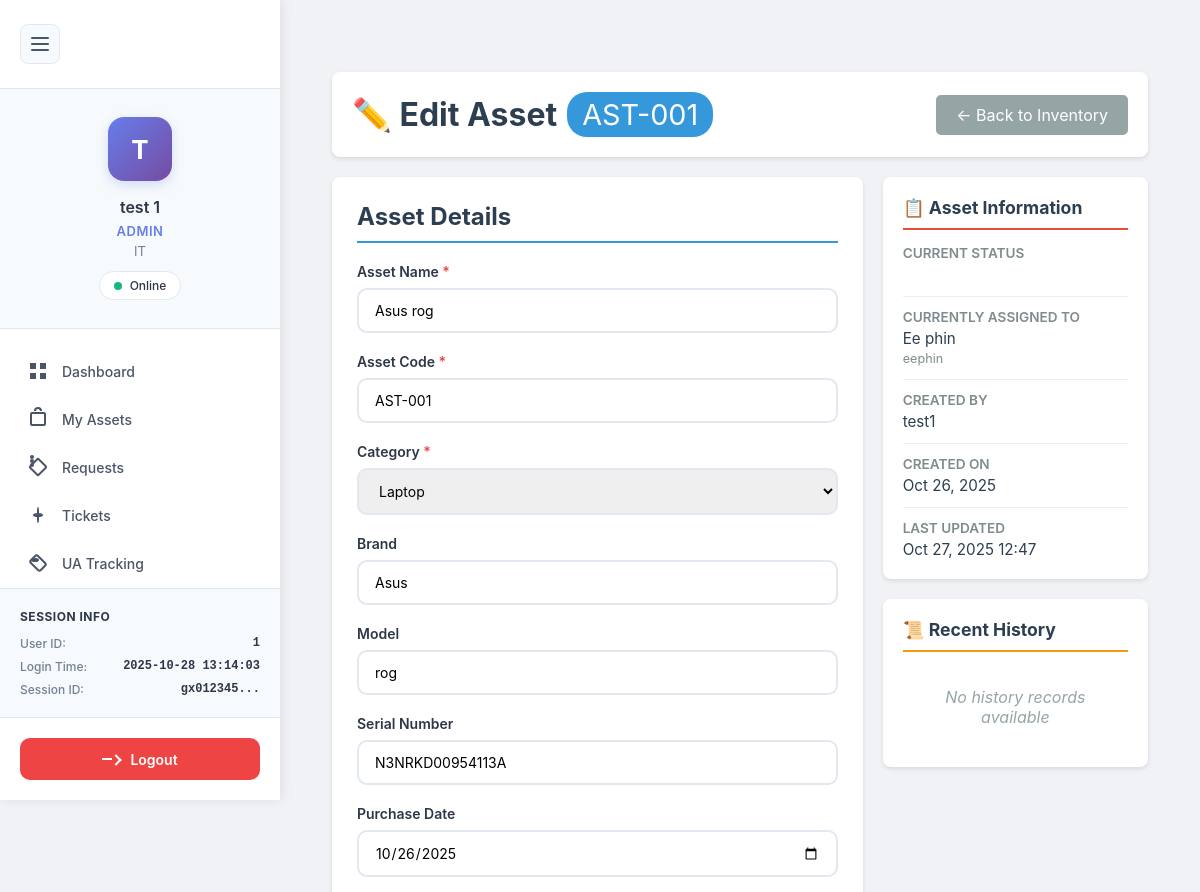
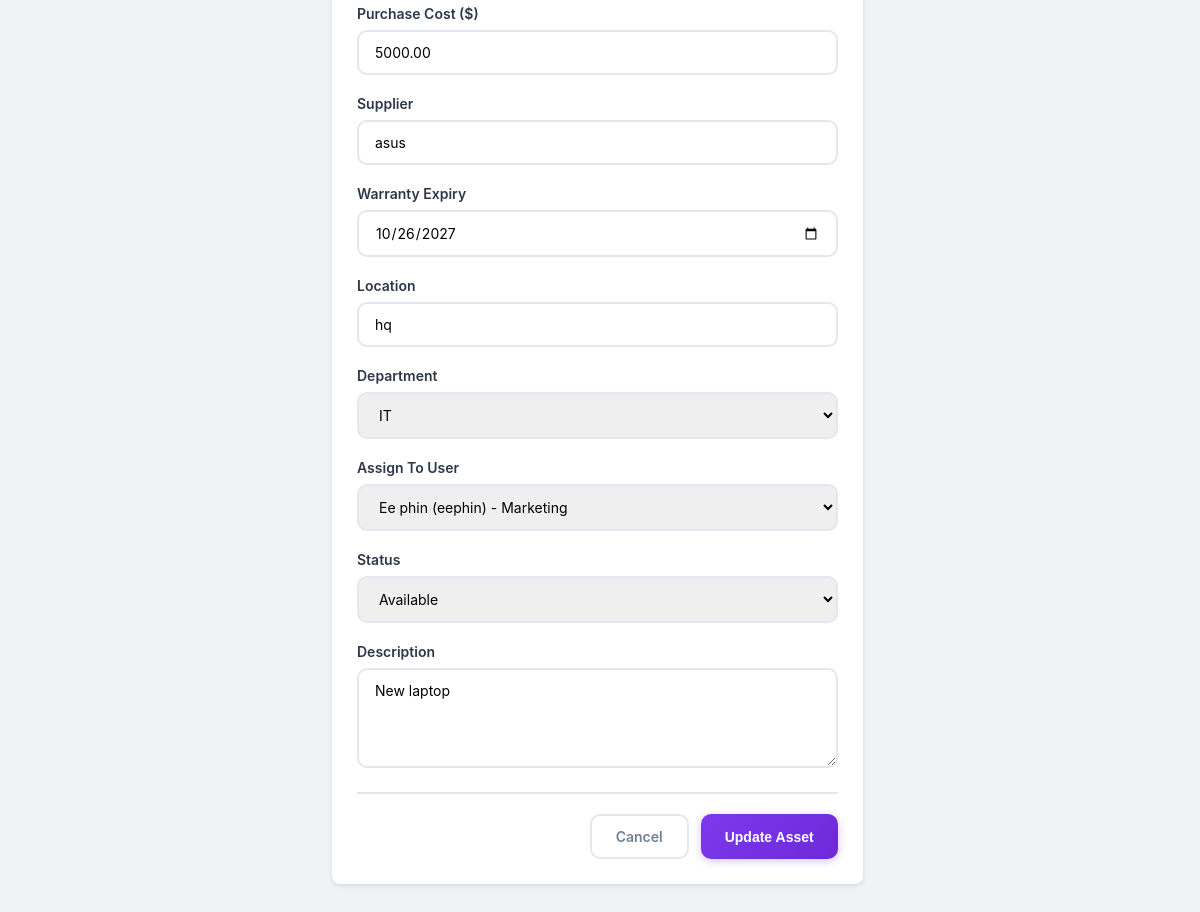
Page /public/assetEdit.php?id=4 (signed in) on the committed database (2 pictures, top to bottom).
### tables this page shows
CREATE TABLE `assets` (
  `id` int(11) NOT NULL,
  `asset_name` varchar(255) NOT NULL,
  `asset_code` varchar(100) NOT NULL,
  `category` varchar(100) DEFAULT NULL,
  `brand` varchar(100) DEFAULT NULL,
  `model` varchar(100) DEFAULT NULL,
  `serial_number` varchar(255) DEFAULT NULL,
  `purchase_date` date DEFAULT NULL,
  `purchase_cost` decimal(10,2) DEFAULT NULL,
  `supplier` varchar(255) DEFAULT NULL,
  `warranty_expiry` date DEFAULT NULL,
  `last_maintenance_date` date DEFAULT NULL,
  `location` varchar(255) DEFAULT NULL,
  `department` varchar(100) DEFAULT NULL,
  `status` enum('available','in_use','maintenance','retired') DEFAULT 'available',
  `description` text DEFAULT NULL,
  `assigned_to` int(11) DEFAULT NULL,
  `created_by` int(11) DEFAULT NULL,
  `created_at` timestamp NOT NULL DEFAULT current_timestamp(),
  `updated_at` timestamp NOT NULL DEFAULT current_timestamp() ON UPDATE current_timestamp()
);

CREATE TABLE `users` (
  `user_id` int(11) NOT NULL,
  `first_name` varchar(100) DEFAULT NULL,
  `last_name` varchar(100) DEFAULT NULL,
  `email` varchar(255) NOT NULL,
  `username` varchar(100) NOT NULL,
  `password_hash` varchar(255) DEFAULT NULL,
  `temp_password` varchar(255) DEFAULT NULL,
  `phone` varchar(20) DEFAULT NULL,
  `department` varchar(100) DEFAULT NULL,
  `role` enum('admin','manager','employee') DEFAULT NULL,
  `employee_id` varchar(50) DEFAULT NULL,
  `is_active` tinyint(1) DEFAULT 1,
  `is_verified` tinyint(1) DEFAULT 0,
  `force_password_reset` tinyint(1) DEFAULT 0,
  `created_at` timestamp NOT NULL DEFAULT current_timestamp(),
  `updated_at` timestamp NOT NULL DEFAULT current_timestamp() ON UPDATE current_timestamp(),
  `last_login` timestamp NULL DEFAULT NULL,
  `verified_at` timestamp NULL DEFAULT NULL,
  `verified_by` int(11) DEFAULT NULL,
  `rejected_at` timestamp NULL DEFAULT NULL,
  `rejected_by` int(11) DEFAULT NULL,
  `rejection_reason` text DEFAULT NULL,
  `last_ip` varchar(45) DEFAULT NULL,
  `last_device_sn` varchar(255) DEFAULT NULL,
  `last_login_at` datetime DEFAULT NULL,
  `password_reset_token` varchar(64) DEFAULT NULL,
  `password_reset_expiry` datetime DEFAULT NULL,
  `must_change_password` tinyint(1) DEFAULT 0,
  `password_changed_at` datetime DEFAULT NULL,
  `created_by` int(11) DEFAULT NULL
);

### public/assetEdit.php (the view, shortened to what the rows shown need)
<?php
include("../auth/config/database.php");
$asset_id = $_GET['id'];
$asset = null;
try {
    $query = "SELECT a.*,
              u.username as created_by_name,
              assigned_user.user_id as assigned_user_id,
              assigned_user.username as assigned_username,
              CONCAT(assigned_user.first_name, ' ', assigned_user.last_name) as assigned_user_name
              FROM assets a
              LEFT JOIN users u ON a.created_by = u.user_id
              LEFT JOIN users assigned_user ON a.assigned_to = assigned_user.user_id
              WHERE a.id = ?";
    $stmt = $pdo->prepare($query);
    $stmt->execute([$asset_id]);
    $asset = $stmt->fetch(PDO::FETCH_ASSOC);
} catch (PDOException $e) {
    $error_message = "Error fetching asset: " . $e->getMessage();
}
$users = [];
try {
    $users_query = "SELECT user_id, username, first_name, last_name, email, department FROM users ORDER BY first_name, last_name";
    $users_result = $pdo->query($users_query);
    $users = $users_result->fetchAll(PDO::FETCH_ASSOC);
} catch (PDOException $e) {
}
$departments = [];
try {
    $dept_query = "SELECT DISTINCT department FROM users WHERE department IS NOT NULL AND department != ''";
    $dept_result = $pdo->query($dept_query);
    $departments = $dept_result->fetchAll(PDO::FETCH_COLUMN);
} catch (PDOException $e) {
    $departments = ['IT', 'HR', 'Finance', 'Operations', 'Marketing'];
}
?>
<!DOCTYPE html>
<html lang="en">
<head>
    <link rel="stylesheet" href="../style/asset.css">
    <link rel="stylesheet" href="../auth/inc/navigation.css">
</head>
<body>
    <div class="main-content">
        <div class="edit-container">
            <div class="page-header">
                <h1>
                    ✏️ Edit Asset
                    <span class="asset-code-badge"><?php echo htmlspecialchars($asset['asset_code']); ?></span>
                </h1>
            </div>
            <div class="content-grid">
                <div class="edit-form-card">
                    <h2>Asset Details</h2>
                    <form method="POST" action="">
                        <div class="form-grid">
                            <div class="form-group">
                                <label for="asset_name" class="required">Asset Name</label>
                                <input type="text" id="asset_name" name="asset_name"
                                       value="<?php echo htmlspecialchars($asset['asset_name']); ?>" required>
                            </div>
                            <div class="form-group">
                                <label for="asset_code" class="required">Asset Code</label>
                                <input type="text" id="asset_code" name="asset_code"
                                       value="<?php echo htmlspecialchars($asset['asset_code']); ?>" required>
                            </div>
                            <div class="form-group">
                                <label for="category" class="required">Category</label>
                                <select id="category" name="category" required>
                                    <option value="Laptop" <?php echo $asset['category'] === 'Laptop' ? 'selected' : ''; ?>>Laptop</option>
                                </select>
                            </div>
                            <div class="form-group">
                                <label for="brand">Brand</label>
                                <input type="text" id="brand" name="brand"
                                       value="<?php echo htmlspecialchars($asset['brand']); ?>">
                            </div>
                            <div class="form-group">
                                <label for="model">Model</label>
                                <input type="text" id="model" name="model"
                                       value="<?php echo htmlspecialchars($asset['model']); ?>">
                            </div>
                            <div class="form-group">
                                <label for="serial_number">Serial Number</label>
                                <input type="text" id="serial_number" name="serial_number"
                                       value="<?php echo htmlspecialchars($asset['serial_number']); ?>">
                            </div>
                            <div class="form-group">
                                <label for="purchase_date">Purchase Date</label>
                                <input type="date" id="purchase_date" name="purchase_date"
                                       value="<?php echo $asset['purchase_date']; ?>">
                            </div>
                            <div class="form-group">
                                <label for="purchase_cost">Purchase Cost ($)</label>
                                <input type="number" id="purchase_cost" name="purchase_cost"
                                       step="0.01" min="0"
                                       value="<?php echo $asset['purchase_cost']; ?>">
                            </div>
                            <div class="form-group">
                                <label for="supplier">Supplier</label>
                                <input type="text" id="supplier" name="supplier"
                                       value="<?php echo htmlspecialchars($asset['supplier']); ?>">
                            </div>
                            <div class="form-group">
                                <label for="warranty_expiry">Warranty Expiry</label>
                                <input type="date" id="warranty_expiry" name="warranty_expiry"
                                       value="<?php echo $asset['warranty_expiry']; ?>">
                            </div>
                            <div class="form-group">
                                <label for="location">Location</label>
                                <input type="text" id="location" name="location"
                                       value="<?php echo htmlspecialchars($asset['location']); ?>">
                            </div>
                            <div class="form-group">
                                <label for="department">Department</label>
                                <select id="department" name="department">
                                    <?php foreach ($departments as $dept): ?>
                                        <option value="<?php echo htmlspecialchars($dept); ?>"
                                                <?php echo $asset['department'] === $dept ? 'selected' : ''; ?>>
                                            <?php echo htmlspecialchars($dept); ?>
                                        </option>
                                    <?php endforeach; ?>
                                </select>
                            </div>
                            <div class="form-group">
                                <label for="assigned_to">Assign To User</label>
                                <select id="assigned_to" name="assigned_to">
                                    <?php foreach ($users as $user): ?>
                                        <option value="<?php echo $user['user_id']; ?>"
                                                <?php echo $asset['assigned_to'] == $user['user_id'] ? 'selected' : ''; ?>>
                                            <?php echo htmlspecialchars($user['first_name'] . ' ' . $user['last_name']); ?>
                                            (<?php echo htmlspecialchars($user['username']); ?>)
                                        </option>
                                    <?php endforeach; ?>
                                </select>
                            </div>
                            <div class="form-group" style="grid-column: 1 / -1;">
                                <label for="description">Description</label>
                                <textarea id="description" name="description" rows="4"><?php echo htmlspecialchars($asset['description']); ?></textarea>
                            </div>
                        </div>
                    </form>
                </div>
                <div class="info-sidebar">
                    <div class="info-card">
                        <div class="info-item">
                            <div class="info-value">
                                <?php if ($asset['assigned_user_id']): ?>
                                    <?php echo htmlspecialchars($asset['assigned_user_name']); ?><br>
                                    <small style="color: #7f8c8d;"><?php echo htmlspecialchars($asset['assigned_username']); ?></small>
                                <?php else: ?>
                                    <span style="color: #95a5a6;">Unassigned</span>
                                <?php endif; ?>
                            </div>
                        </div>
                        <div class="info-item">
                            <div class="info-label">Created By</div>
                            <div class="info-value"><?php echo htmlspecialchars($asset['created_by_name'] ?: 'Unknown'); ?></div>
                        </div>
                        <div class="info-item">
                            <div class="info-label">Created On</div>
                            <div class="info-value"><?php echo date('M d, Y', strtotime($asset['created_at'])); ?></div>
                        </div>
                        <?php if ($asset['updated_at']): ?>
                        <div class="info-item">
                            <div class="info-label">Last Updated</div>
                            <div class="info-value"><?php echo date('M d, Y H:i', strtotime($asset['updated_at'])); ?></div>
                        </div>
                        <?php endif; ?>
                    </div>
                </div>
            </div>
        </div>
    </div>
</body>
</html>

### rows in the picture
assets: asset_code "AST-001", asset_name "Asus rog", category "Laptop", brand "Asus", model "rog", serial_number "N3NRKD00954113A", purchase_date "10/26/2025", purchase_cost "5000.00", supplier "asus", warranty_expiry "10/26/2027", location "hq", department "IT", assigned_to "Ee phin (eephin) - Marketing", description "New laptop", assigned_to.username "eephin", created_by.username "test1", created_at "Oct 26, 2025", updated_at "Oct 27, 2025 12:47"

### other values in the picture
$user_initial "T"
$user_name "test 1"
$role "ADMIN"
$department "IT"
$_SESSION['user_id'] "1"
$login_time "2025-10-28 13:14:03"
substr(session_id(), 0, 8) "gx012345"
$asset['assigned_user_name'] "Ee phin"
